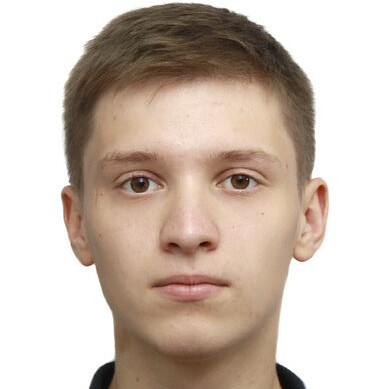
#> input picture profile.jpg, 389 x 389 px, found by its file name
$ python image_test.py
#> lines starting #> are read from the running program, lines starting #| are printed output that depends on the picture
import cv2

img = cv2.imread('images/profile.jpg', 1)
#> img is the input picture: shape (389, 389, 3); mean B, G, R 177.6, 188.8, 203.7

assert img is not None, "No file given"
imgray = cv2.cvtColor(img, cv2.COLOR_BGR2GRAY)
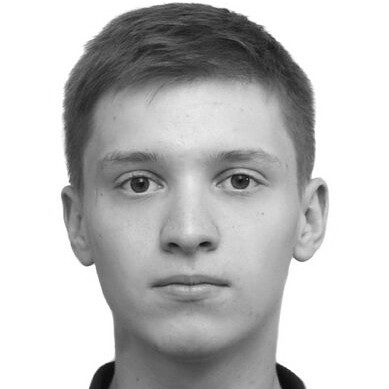
#> imgray: shape (389, 389); min 4, max 255, mean 192
# print(img)
print("Height: ", str(img.shape[0]))
#| Height:  389
print("Weight: ", str(img.shape[1]))
#| Weight:  389
print("Channel count: ", str(img.shape[2]))
#| Channel count:  3
b, g, r = img[167,129]
#> b = 98; g = 122; r = 158
print("Красный: {}, Зелёный: {}, Синий: {}".format(r, g, b))
#| Красный: 158, Зелёный: 122, Синий: 98
for i in range(len(img)):
    for j in range(len(img)):
        img[i,j] = (b, g, r)
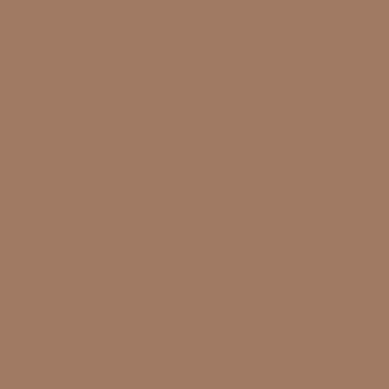
#> img: shape (389, 389, 3); mean B, G, R 98, 122, 158
# cv2.imshow('image', img)

cv2.imshow('image', img)
cv2.waitKey(0) & 0xFF == ord('q')
cv2.destroyAllWindows()

$ run again, with nn.jpg copied over profile.jpg
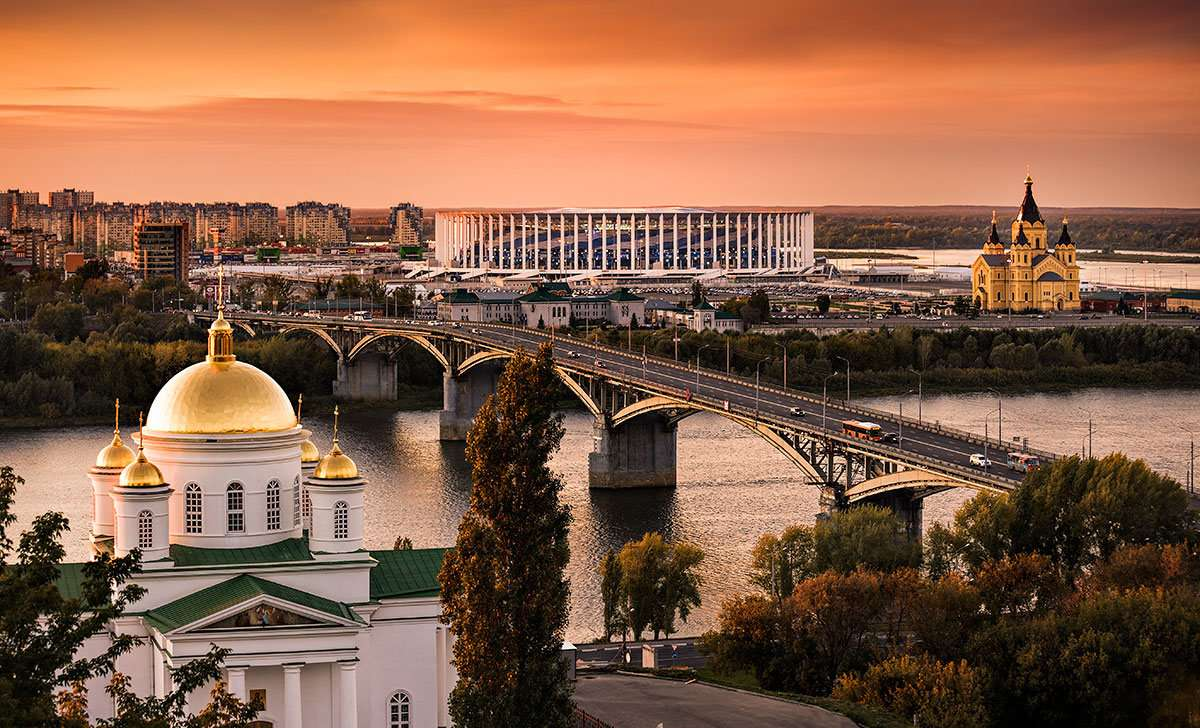
#> input picture nn.jpg, 1200 x 728 px, found by its file name
#> img is the input picture: shape (728, 1200, 3); mean B, G, R 71.3, 94.6, 135.4
#> `imgray = cv2.cvtColor(img, cv2.COLOR_BGR2GRAY)`:
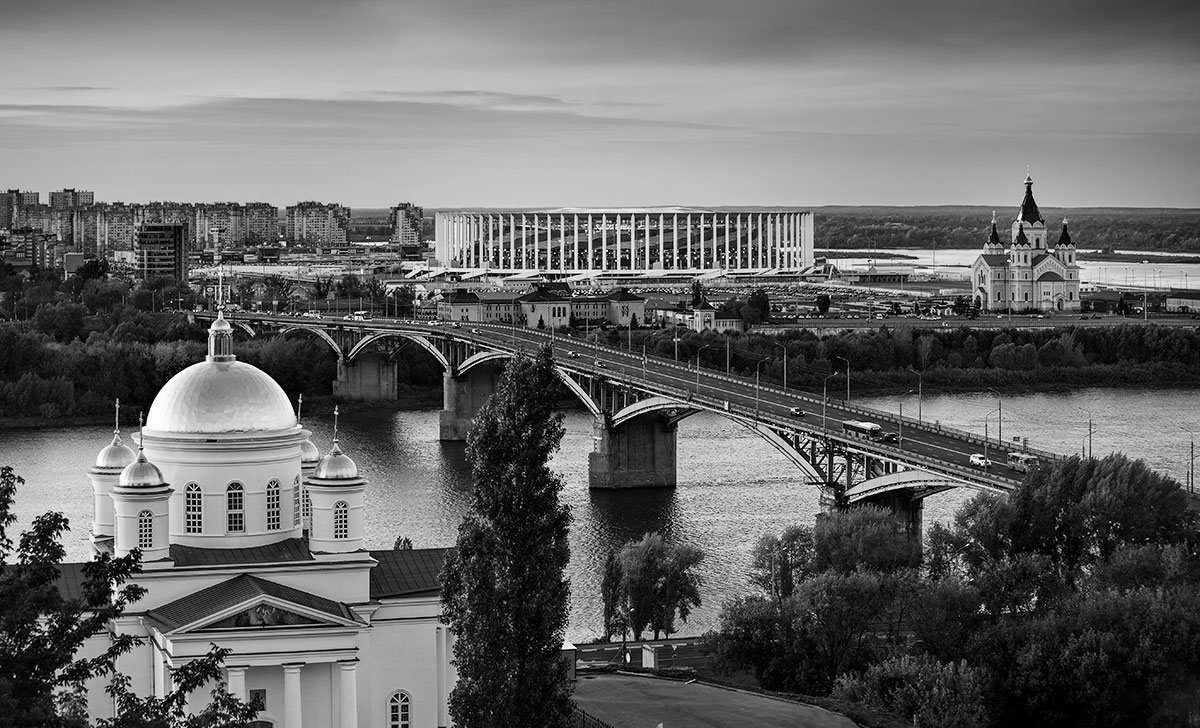
#> imgray: shape (728, 1200); min 0, max 255, mean 104.2
#| Height:  728
#| Weight:  1200
#| Channel count:  3
#> b = 127; g = 166; r = 244
#| Красный: 244, Зелёный: 166, Синий: 127
#> after the loop `for i in range(len(img)):`:
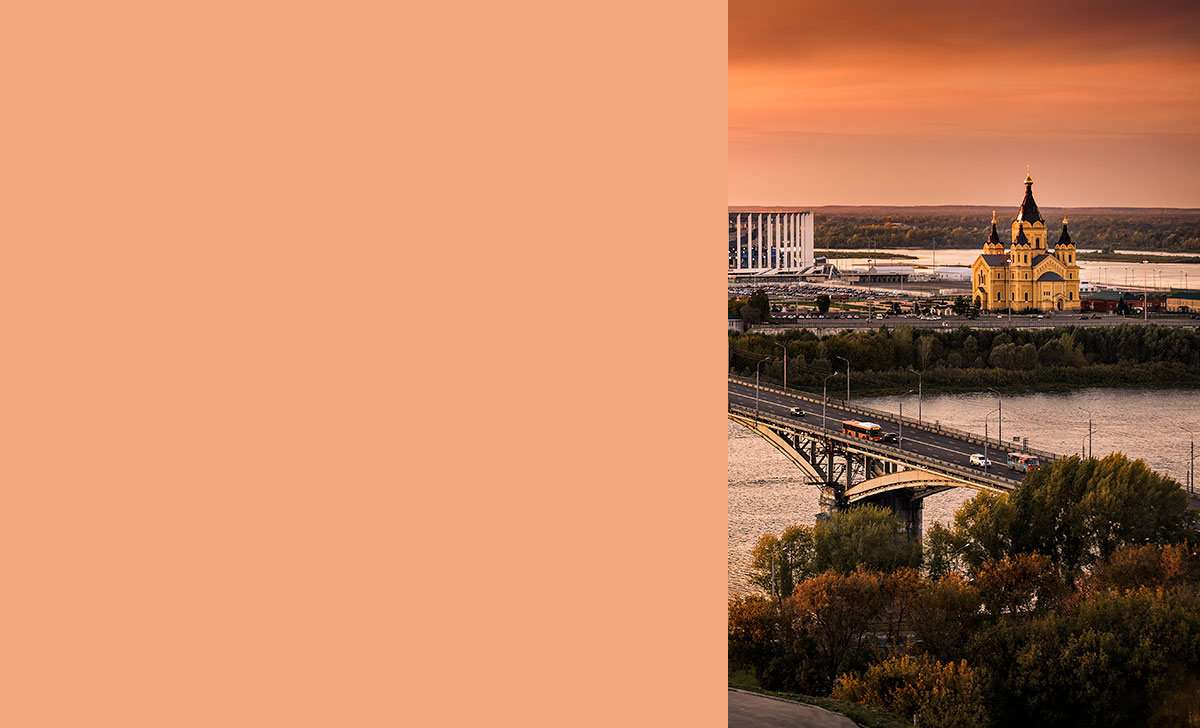
#> img: shape (728, 1200, 3); mean B, G, R 100.3, 132.4, 195.2
